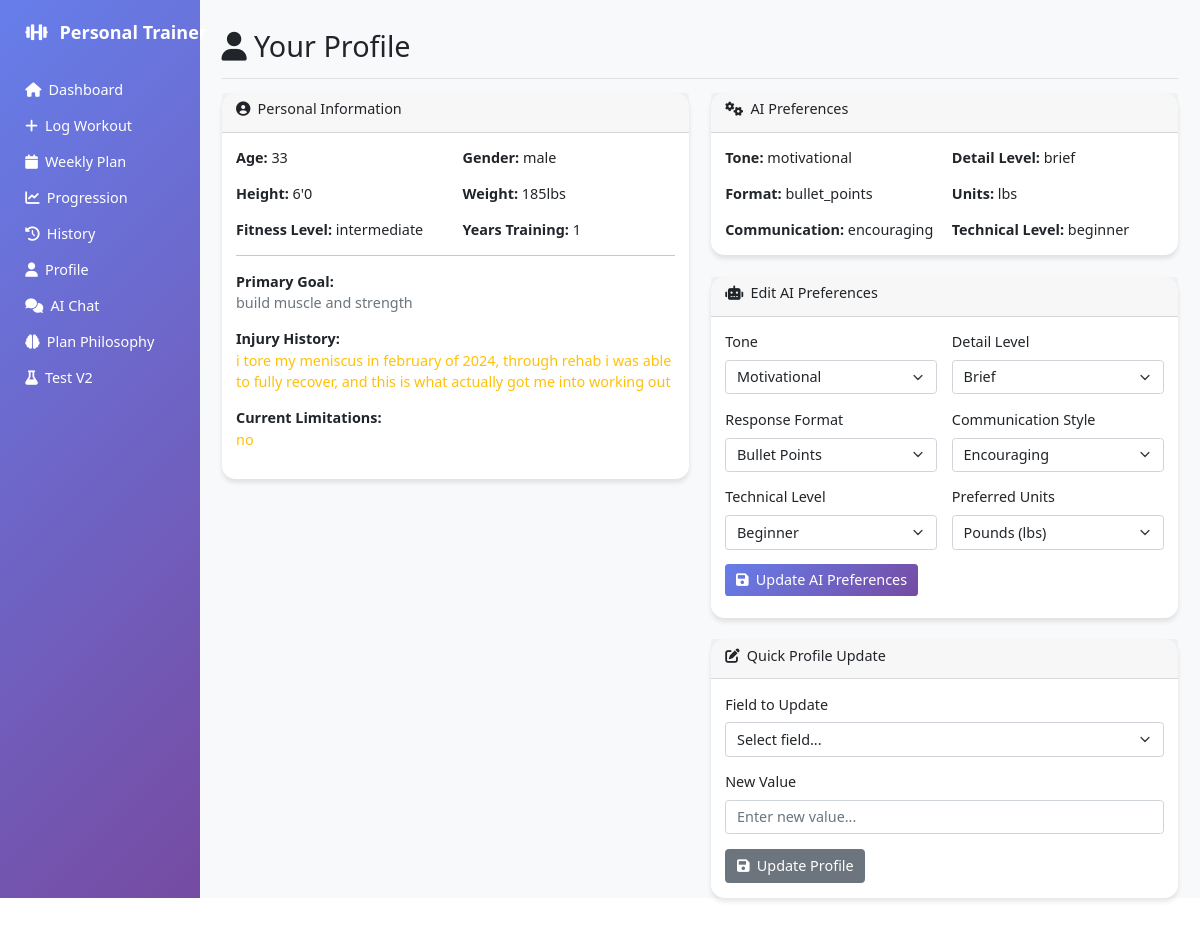
/profile, run on the app's committed database.
### tables this page shows
CREATE TABLE user_background (
    id INTEGER PRIMARY KEY AUTOINCREMENT,
    user_id INTEGER DEFAULT 1,
    age INTEGER,
    gender TEXT,
    height TEXT,
    current_weight TEXT,
    fitness_level TEXT,
    years_training INTEGER,
    primary_goal TEXT,
    secondary_goals TEXT,
    injuries_history TEXT,
    current_limitations TEXT,
    past_weight_loss TEXT,
    past_weight_gain TEXT,
    medical_conditions TEXT,
    training_frequency TEXT,
    available_equipment TEXT,
    time_per_session TEXT,
    preferred_training_style TEXT,
    motivation_factors TEXT,
    biggest_challenges TEXT,
    past_program_experience TEXT,
    nutrition_approach TEXT,
    sleep_quality TEXT,
    stress_level TEXT,
    additional_notes TEXT,
    onboarding_completed BOOLEAN DEFAULT FALSE,
    created_date TEXT,
    updated_date TEXT
, chat_response_style TEXT DEFAULT "exercise_by_exercise_breakdown", chat_progression_detail TEXT DEFAULT "include_specific_progression_notes_per_exercise");

CREATE TABLE users (
    id INTEGER PRIMARY KEY AUTOINCREMENT,
    goal TEXT,
    weekly_split TEXT,
    preferences TEXT
, grok_tone TEXT DEFAULT "motivational", grok_detail_level TEXT DEFAULT "concise", grok_format TEXT DEFAULT "bullet_points", preferred_units TEXT DEFAULT "lbs", communication_style TEXT DEFAULT "encouraging", technical_level TEXT DEFAULT "beginner");

### app.py (the view)
@app.route('/profile')
def profile():
    conn = sqlite3.connect('workout_logs.db')
    cursor = conn.cursor()
    background = None
    try:
        cursor.execute('SELECT * FROM user_background WHERE user_id = 1 ORDER BY created_date DESC LIMIT 1')
        bg_result = cursor.fetchone()
        if bg_result:
            columns = [description[0] for description in cursor.description]
            background = dict(zip(columns, bg_result))
    except sqlite3.OperationalError as e:
        print(f"Error fetching user background: {e}")
    preferences = {
        'tone': 'motivational',
        'detail_level': 'concise',
        'format': 'bullet_points',
        'units': 'lbs',
        'communication_style': 'encouraging',
        'technical_level': 'beginner'
    }
    try:
        cursor.execute('SELECT grok_tone, grok_detail_level, grok_format, preferred_units, communication_style, technical_level FROM users WHERE id = 1')
        pref_result = cursor.fetchone()
        if pref_result:
            preferences = {
                'tone': pref_result[0] or 'motivational',
                'detail_level': pref_result[1] or 'concise',
                'format': pref_result[2] or 'bullet_points',
                'units': pref_result[3] or 'lbs',
                'communication_style': pref_result[4] or 'encouraging',
                'technical_level': pref_result[5] or 'beginner'
            }
    except sqlite3.OperationalError as e:
        print(f"Error fetching user preferences: {e}")
    conn.close()
    return render_template('profile.html', background=background, preferences=preferences)

### templates/profile.html (shortened to what this page needs)
{% extends "base.html" %}
{% block content %}
<div class="d-flex justify-content-between flex-wrap flex-md-nowrap align-items-center pt-3 pb-2 mb-3 border-bottom">
    <h1 class="h2"><i class="fas fa-user me-2"></i>Your Profile</h1>
</div>
<div class="row">
    <div class="col-md-6">
        <div class="card">
            <div class="card-header">
                <h6><i class="fas fa-user-circle me-2"></i>Personal Information</h6>
            </div>
            <div class="card-body">
                {% if background %}
                    <div class="row g-3">
                        <div class="col-md-6">
                            <strong>Age:</strong> {{ background.age or 'Not set' }}
                        </div>
                        <div class="col-md-6">
                            <strong>Gender:</strong> {{ background.gender or 'Not set' }}
                        </div>
                        <div class="col-md-6">
                            <strong>Height:</strong> {{ background.height or 'Not set' }}
                        </div>
                        <div class="col-md-6">
                            <strong>Weight:</strong> {{ background.current_weight or 'Not set' }}
                        </div>
                        <div class="col-md-6">
                            <strong>Fitness Level:</strong> {{ background.fitness_level or 'Not set' }}
                        </div>
                        <div class="col-md-6">
                            <strong>Years Training:</strong> {{ background.years_training or 'Not set' }}
                        </div>
                    </div>
                    <div class="mb-3">
                        <strong>Primary Goal:</strong><br>
                        <span class="text-muted">{{ background.primary_goal or 'Not set' }}</span>
                    </div>
                    {% if background.injuries_history and background.injuries_history != 'None' %}
                    <div class="mb-3">
                        <strong>Injury History:</strong><br>
                        <span class="text-warning">{{ background.injuries_history }}</span>
                    </div>
                    {% endif %}
                    {% if background.current_limitations and background.current_limitations != 'None' %}
                    <div class="mb-3">
                        <strong>Current Limitations:</strong><br>
                        <span class="text-warning">{{ background.current_limitations }}</span>
                    </div>
                    {% endif %}
                {% else %}
                    <p class="text-muted">No profile information available. Complete your onboarding to get started.</p>
                {% endif %}
            </div>
        </div>
    </div>
    <div class="col-md-6">
        <div class="card">
            <div class="card-header">
                <h6><i class="fas fa-cogs me-2"></i>AI Preferences</h6>
            </div>
            <div class="card-body">
                <div class="row g-3">
                    <div class="col-md-6">
                        <strong>Tone:</strong> <span data-preference="tone">{{ preferences.tone }}</span>
                    </div>
                    <div class="col-md-6">
                        <strong>Detail Level:</strong> <span data-preference="detail_level">{{ preferences.detail_level }}</span>
                    </div>
                    <div class="col-md-6">
                        <strong>Format:</strong> <span data-preference="format">{{ preferences.format }}</span>
                    </div>
                    <div class="col-md-6">
                        <strong>Units:</strong> <span data-preference="units">{{ preferences.units }}</span>
                    </div>
                    <div class="col-md-6">
                        <strong>Communication:</strong> <span data-preference="communication_style">{{ preferences.communication_style }}</span>
                    </div>
                    <div class="col-md-6">
                        <strong>Technical Level:</strong> <span data-preference="technical_level">{{ preferences.technical_level }}</span>
                    </div>
                </div>
            </div>
        </div>
        <div class="card mt-4">
            <div class="card-header">
                <h6><i class="fas fa-robot me-2"></i>Edit AI Preferences</h6>
            </div>
            <div class="card-body">
                <form id="aiPreferencesForm">
                    <div class="row g-3">
                        <div class="col-md-6">
                            <label for="tone" class="form-label">Tone</label>
                            <select class="form-select" id="tone" name="tone">
                                <option value="motivational" {{ 'selected' if preferences.tone == 'motivational' else '' }}>Motivational</option>
                            </select>
                        </div>
                        <div class="col-md-6">
                            <label for="detail_level" class="form-label">Detail Level</label>
                            <select class="form-select" id="detail_level" name="detail_level">
                                <option value="brief" {{ 'selected' if preferences.detail_level == 'brief' else '' }}>Brief</option>
                            </select>
                        </div>
                        <div class="col-md-6">
                            <label for="format" class="form-label">Response Format</label>
                            <select class="form-select" id="format" name="format">
                                <option value="bullet_points" {{ 'selected' if preferences.format == 'bullet_points' else '' }}>Bullet Points</option>
                            </select>
                        </div>
                        <div class="col-md-6">
                            <label for="communication_style" class="form-label">Communication Style</label>
                            <select class="form-select" id="communication_style" name="communication_style">
                                <option value="encouraging" {{ 'selected' if preferences.communication_style == 'encouraging' else '' }}>Encouraging</option>
                            </select>
                        </div>
                        <div class="col-md-6">
                            <label for="technical_level" class="form-label">Technical Level</label>
                            <select class="form-select" id="technical_level" name="technical_level">
                                <option value="beginner" {{ 'selected' if preferences.technical_level == 'beginner' else '' }}>Beginner</option>
                            </select>
                        </div>
                        <div class="col-md-6">
                            <label for="units" class="form-label">Preferred Units</label>
                            <select class="form-select" id="units" name="units">
                                <option value="lbs" {{ 'selected' if preferences.units == 'lbs' else '' }}>Pounds (lbs)</option>
                            </select>
                        </div>
                    </div>
                    <div class="mt-3">
                        <button type="submit" class="btn btn-primary">
                            <i class="fas fa-save me-2"></i>Update AI Preferences
                        </button>
                    </div>
                </form>
            </div>
        </div>
        <div class="card mt-4">
            <div class="card-header">
                <h6><i class="fas fa-edit me-2"></i>Quick Profile Update</h6>
            </div>
            <div class="card-body">
                <form method="POST" action="{{ url_for('update_profile') }}">
                    <div class="mb-3">
                        <label for="field_name" class="form-label">Field to Update</label>
                        <select class="form-select" id="field_name" name="field_name" required>
                            <option value="">Select field...</option>
                        </select>
                    </div>
                    <div class="mb-3">
                        <label for="value" class="form-label">New Value</label>
                        <input type="text" class="form-control" id="value" name="value"
                               placeholder="Enter new value..." required>
                    </div>
                    <button type="submit" class="btn btn-secondary">
                        <i class="fas fa-save me-2"></i>Update Profile
                    </button>
                </form>
            </div>
        </div>
    </div>
</div>
{% endblock %}

### templates/base.html (style rules this page uses)
body { zoom: 0.9; transform-origin: top left; }
.card { border: none; border-radius: 15px; box-shadow: 0 4px 6px rgba(0, 0, 0, 0.1); }
.btn-primary { background: linear-gradient(135deg, #667eea 0%, #764ba2 100%); border: none; }

### data on the page
user_background: age "33", gender "male", height "6'0", current_weight "185lbs", fitness_level "intermediate", years_training "1", primary_goal "build muscle and strength", injuries_history "i tore my meniscus in february of 2024, through rehab i was able to fully recover, and this is what actually got me into working out", current_limitations "no"
users: tone "motivational", detail_level "brief", format "bullet_points", units "lbs", communication_style "encouraging", technical_level "beginner"
